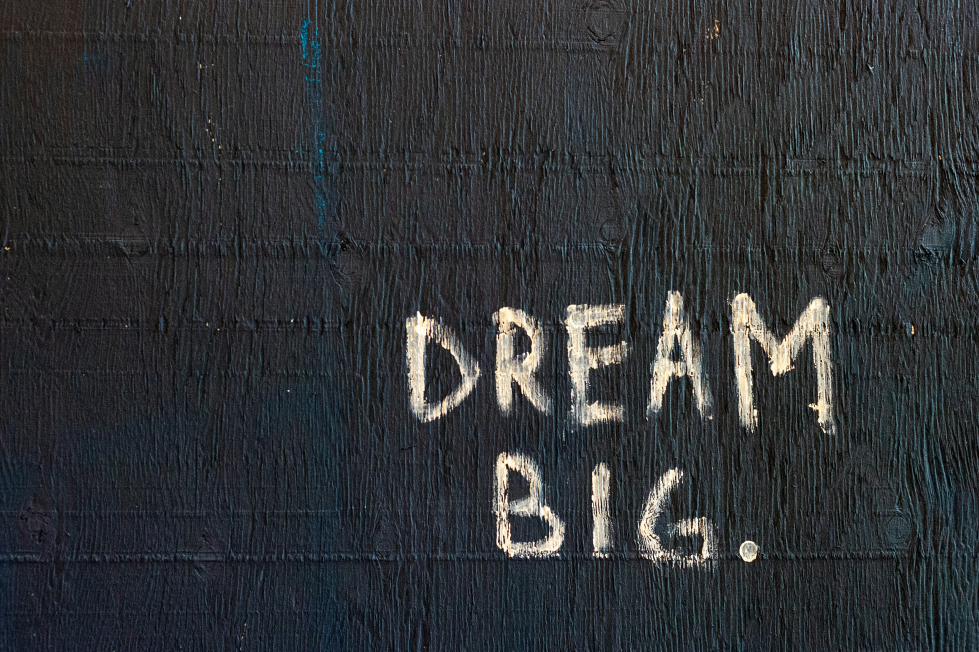
#> input picture In-Progress/Image to Bits of Vid [Get Back Same img]/image1.jpg, 3916 x 2606 px (shown at 1/4 size)
$ python img_to_bits_vid.py
#> lines starting #> are read from the running program, lines starting #| are printed output that depends on the picture
import cv2
import numpy as np

# Step 1: Load and resize image
image = cv2.imread('image1.jpg')  # Replace with your image path
#> image is the input picture: shape (2606, 3916, 3); mean B, G, R 54.9, 52.1, 49.3
resized = cv2.resize(image, (64, 64))  # Keep it small for demo
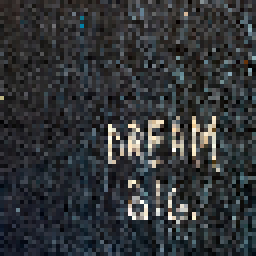
#> resized: shape (64, 64, 3) (shown 4 times larger); mean B, G, R 55, 52.4, 49.6

# Step 2: Convert image to bitstream
bitstream = np.unpackbits(resized.flatten())

# Step 3: Prepare video frames (1 frame = 64x64 pixels = 12288 bytes = 98304 bits)
frame_size = 64 * 64 * 3 * 8  # bits per frame
num_frames = int(np.ceil(len(bitstream) / frame_size))
#> num_frames = 1

# Pad bitstream to fit full frames
padded = np.pad(bitstream, (0, num_frames * frame_size - len(bitstream)), constant_values=0)

# Step 4: Convert bits back to frames
frames = padded.reshape((num_frames, 64, 64, 3, 8))
frames = np.packbits(frames, axis=-1).squeeze(-1).astype(np.uint8)

# Step 5: Write video
fourcc = cv2.VideoWriter_fourcc(*'XVID')  # Use 'MJPG' or 'FFV1' for lossless
out = cv2.VideoWriter('output.avi', fourcc, 1, (64, 64))

for frame in frames:
    out.write(frame)
#> this loop made 1 pass

out.release()
print("✅ Video saved as output.avi")
